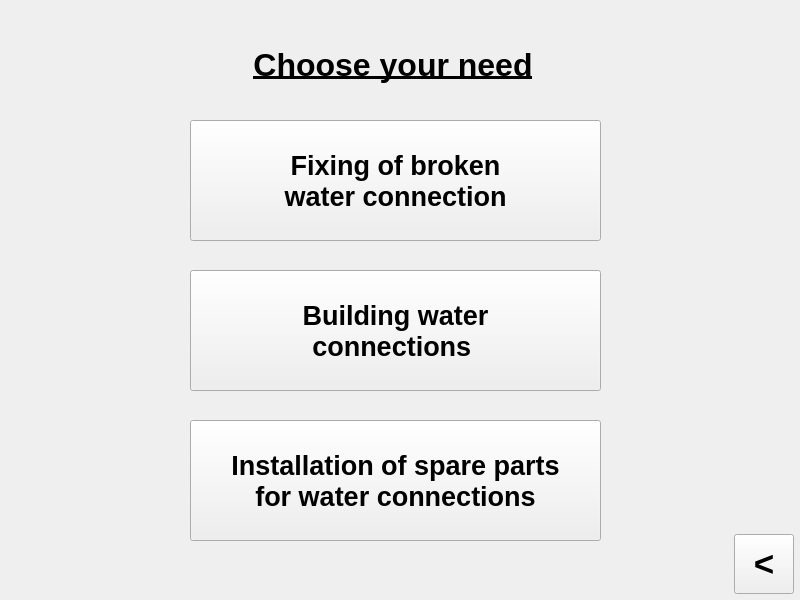
<?xml version="1.0" encoding="UTF-8"?>
<ui version="4.0">
 <class>MainWindow</class>
 <widget class="QMainWindow" name="MainWindow">
  <property name="geometry">
   <rect>
    <x>0</x>
    <y>0</y>
    <width>800</width>
    <height>600</height>
   </rect>
  </property>
  <property name="minimumSize">
   <size>
    <width>800</width>
    <height>600</height>
   </size>
  </property>
  <property name="maximumSize">
   <size>
    <width>800</width>
    <height>600</height>
   </size>
  </property>
  <property name="windowTitle">
   <string>SWEEP</string>
  </property>
  <property name="windowIcon">
   <iconset>
    <normaloff>logo.jpg</normaloff>logo.jpg</iconset>
  </property>
  <widget class="QWidget" name="centralwidget">
   <widget class="QPushButton" name="pushButton_back">
    <property name="geometry">
     <rect>
      <x>734</x>
      <y>534</y>
      <width>60</width>
      <height>60</height>
     </rect>
    </property>
    <property name="minimumSize">
     <size>
      <width>60</width>
      <height>60</height>
     </size>
    </property>
    <property name="maximumSize">
     <size>
      <width>60</width>
      <height>60</height>
     </size>
    </property>
    <property name="font">
     <font>
      <pointsize>26</pointsize>
      <weight>75</weight>
      <bold>true</bold>
     </font>
    </property>
    <property name="text">
     <string>&lt;</string>
    </property>
   </widget>
   <widget class="QLabel" name="label">
    <property name="geometry">
     <rect>
      <x>250</x>
      <y>10</y>
      <width>286</width>
      <height>111</height>
     </rect>
    </property>
    <property name="minimumSize">
     <size>
      <width>0</width>
      <height>111</height>
     </size>
    </property>
    <property name="maximumSize">
     <size>
      <width>16777215</width>
      <height>111</height>
     </size>
    </property>
    <property name="styleSheet">
     <string notr="true">color: black
</string>
    </property>
    <property name="text">
     <string>&lt;html&gt;&lt;head/&gt;&lt;body&gt;&lt;p align=&quot;center&quot;&gt;&lt;span style=&quot; font-size:24pt; font-weight:600; text-decoration: underline;&quot;&gt;Choose your need&lt;/span&gt;&lt;/p&gt;&lt;/body&gt;&lt;/html&gt;</string>
    </property>
   </widget>
   <widget class="QPushButton" name="pushButton_build">
    <property name="geometry">
     <rect>
      <x>190</x>
      <y>270</y>
      <width>411</width>
      <height>121</height>
     </rect>
    </property>
    <property name="font">
     <font>
      <pointsize>20</pointsize>
      <weight>75</weight>
      <bold>true</bold>
     </font>
    </property>
    <property name="text">
     <string>Building water 
connections </string>
    </property>
   </widget>
   <widget class="QPushButton" name="pushButton_fix">
    <property name="geometry">
     <rect>
      <x>190</x>
      <y>120</y>
      <width>411</width>
      <height>121</height>
     </rect>
    </property>
    <property name="font">
     <font>
      <pointsize>20</pointsize>
      <weight>75</weight>
      <bold>true</bold>
     </font>
    </property>
    <property name="text">
     <string>Fixing of broken 
water connection</string>
    </property>
   </widget>
   <widget class="QPushButton" name="pushButton_install_sparewater">
    <property name="geometry">
     <rect>
      <x>190</x>
      <y>420</y>
      <width>411</width>
      <height>121</height>
     </rect>
    </property>
    <property name="font">
     <font>
      <pointsize>20</pointsize>
      <weight>75</weight>
      <bold>true</bold>
     </font>
    </property>
    <property name="text">
     <string>Installation of spare parts 
for water connections</string>
    </property>
   </widget>
   <widget class="QLabel" name="label_2">
    <property name="geometry">
     <rect>
      <x>0</x>
      <y>0</y>
      <width>800</width>
      <height>600</height>
     </rect>
    </property>
    <property name="text">
     <string/>
    </property>
    <property name="pixmap">
     <pixmap>IMG_0536.jpeg</pixmap>
    </property>
    <property name="scaledContents">
     <bool>true</bool>
    </property>
   </widget>
   <zorder>label_2</zorder>
   <zorder>pushButton_back</zorder>
   <zorder>label</zorder>
   <zorder>pushButton_build</zorder>
   <zorder>pushButton_fix</zorder>
   <zorder>pushButton_install_sparewater</zorder>
  </widget>
 </widget>
 <tabstops>
  <tabstop>pushButton_back</tabstop>
 </tabstops>
 <resources/>
 <connections/>
</ui>
